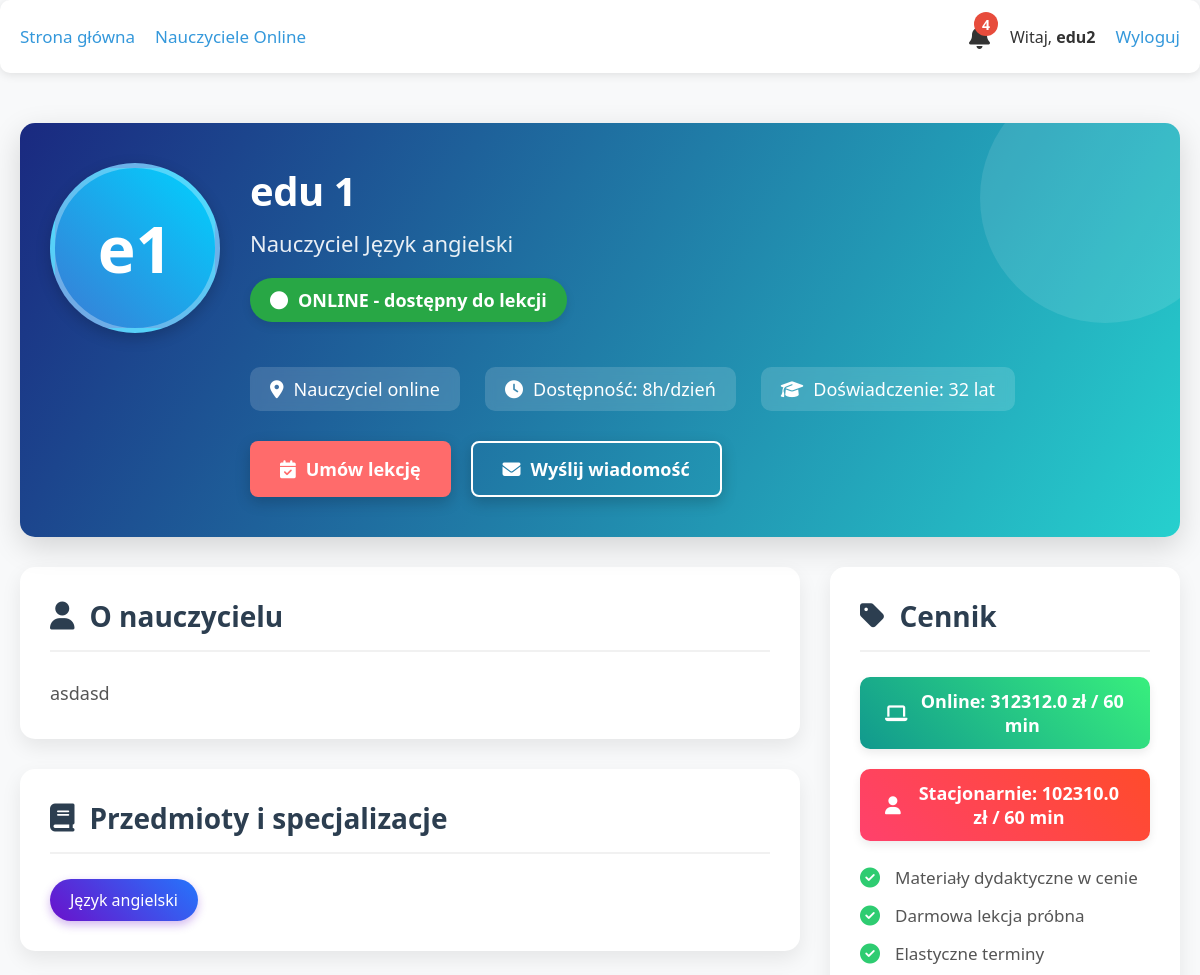
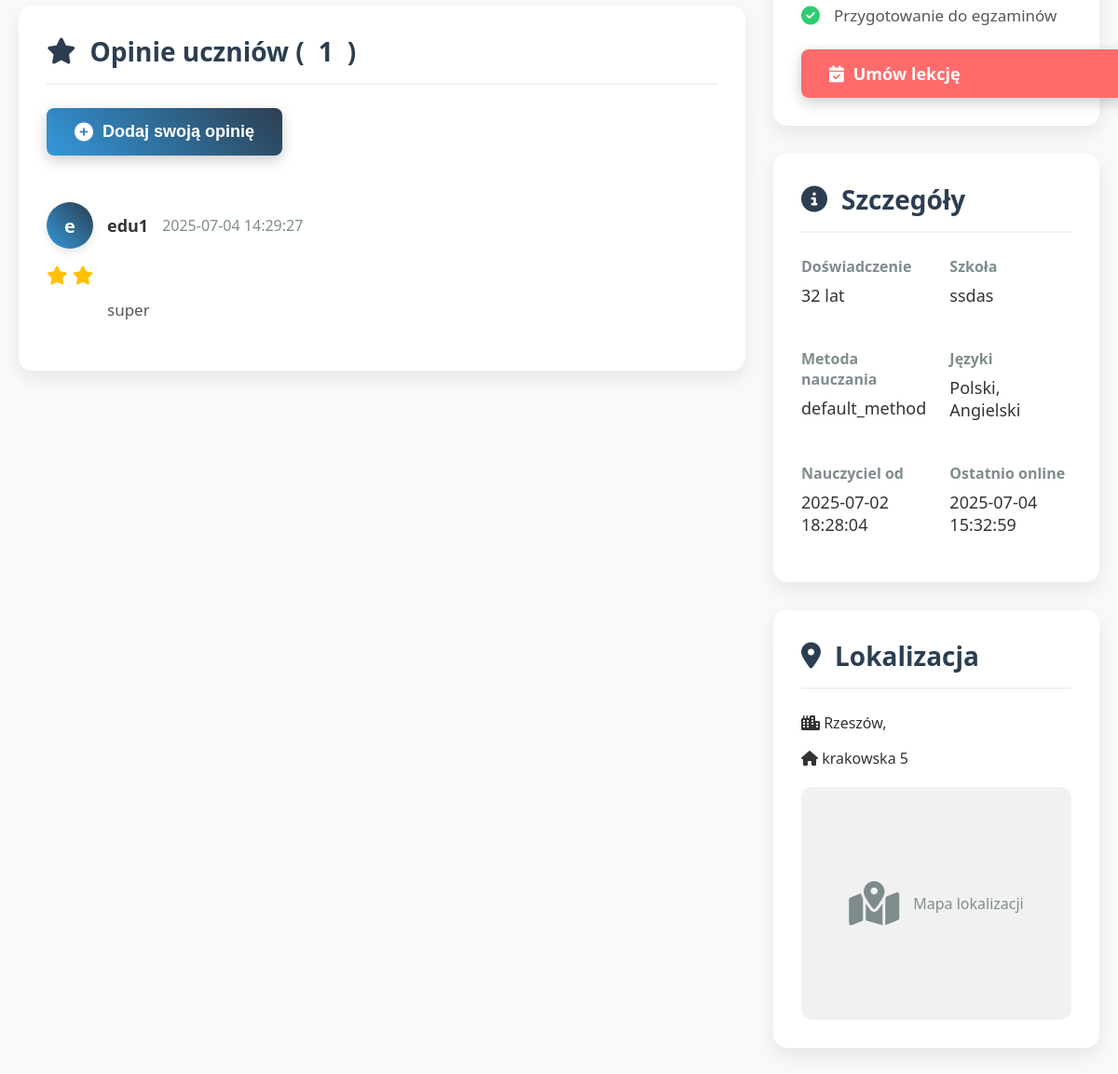
Page /teacher_profile/3 (signed in) on the committed database (2 pictures, top to bottom).
### tables this page shows
CREATE TABLE users (
                id INTEGER PRIMARY KEY AUTOINCREMENT,
                username TEXT UNIQUE NOT NULL,
                email TEXT UNIQUE NOT NULL,
                hash TEXT NOT NULL,
                role INTEGER DEFAULT 0,
                voivodeship TEXT,
                regional_teacher_id INTEGER,
                first_name TEXT,
                last_name TEXT,
                phone TEXT,
                school TEXT,
                subjects TEXT,
                experience_years INTEGER,
                bio TEXT,
                profile_picture TEXT,
                created_at TIMESTAMP DEFAULT CURRENT_TIMESTAMP,
                is_online INTEGER DEFAULT 0,
                last_online TIMESTAMP,
                teaching_modes TEXT DEFAULT 'online',
                availability_hours INTEGER DEFAULT 8,
                parental_email TEXT,
                password_setup_token TEXT,
                token_expiry TIMESTAMP,
                password_reset_token TEXT,
                password_reset_expiry TIMESTAMP,
                tmethod TEXT DEFAULT 'default_method'
            );

CREATE TABLE reviews (
                id INTEGER PRIMARY KEY AUTOINCREMENT,
                teacher_id INTEGER NOT NULL,
                student_id INTEGER NOT NULL,
                content TEXT NOT NULL,
                created_at TIMESTAMP DEFAULT CURRENT_TIMESTAMP,
                rating INTEGER CHECK(rating BETWEEN 1 AND 5),
                FOREIGN KEY (teacher_id) REFERENCES users(id),
                FOREIGN KEY (student_id) REFERENCES users(id)
                );

CREATE TABLE teacher_pricing (
                teacher_id INTEGER PRIMARY KEY,
                price_online REAL NOT NULL DEFAULT 80.0,
                price_in_person REAL NOT NULL DEFAULT 100.0,
                updated_at TIMESTAMP DEFAULT CURRENT_TIMESTAMP,
                FOREIGN KEY (teacher_id) REFERENCES users (id)
            );

CREATE TABLE pins (
                id INTEGER PRIMARY KEY AUTOINCREMENT,
                title TEXT NOT NULL,
                description TEXT,
                region TEXT NOT NULL,
                city TEXT NOT NULL,
                address TEXT NOT NULL,
                lat REAL NOT NULL,
                lng REAL NOT NULL,
                created_by INTEGER NOT NULL,
                FOREIGN KEY (created_by) REFERENCES users (id)
            );

### app.py (the view)
@app.route("/teacher_profile/<int:teacher_id>")
def teacher_profile(teacher_id):
    if "user_id" not in session:
        flash("Musisz być zalogowany, aby przeglądać profile nauczycieli", "error")
        return redirect(url_for("login"))
    db = get_db()
    teacher = db.execute("""
        SELECT u.*, p.city, p.address, p.lat, p.lng,
               rt.username as regional_teacher_name
        FROM users u
        LEFT JOIN pins p ON u.id = p.created_by
        LEFT JOIN users rt ON u.regional_teacher_id = rt.id
        WHERE u.id = ? AND u.role IN (?, ?)
    """, (teacher_id, ROLE_TEACHER, ROLE_REGIONAL_TEACHER)).fetchone()
    if not teacher:
        flash("Nauczyciel nie istnieje", "error")
        return redirect(url_for("index"))
    teacher = row_to_dict(teacher)
    availability = {}
    availability_rows = db.execute("""
        SELECT day_of_week, start_time, end_time, is_available, teaching_mode
        FROM teacher_availability
        WHERE teacher_id = ?
    """, (teacher_id,)).fetchall()
    for row in availability_rows:
        day = row['day_of_week']
        time_slot = f"{row['start_time']} - {row['end_time']}"
        if day not in availability:
            availability[day] = {}
        availability[day][time_slot] = {
            'available': row['is_available'],
            'mode': row['teaching_mode']
        }
    reviews = []
    if db:
        reviews = db.execute("""
            SELECT r.*, u.username as student_name
            FROM reviews r
            JOIN users u ON r.student_id = u.id
            WHERE r.teacher_id = ?
            ORDER BY r.created_at DESC
        """, (teacher_id,)).fetchall()
        reviews = rows_to_dict_list(reviews)
    pricing = db.execute("""
        SELECT price_online, price_in_person
        FROM teacher_pricing
        WHERE teacher_id = ?
    """, (teacher_id,)).fetchone()
    if not pricing:
        pricing = {"price_online": "brak danych", "price_in_person": "brak danych"}
    unread_notifications = 0
    if 'user_id' in session:
        user_id = session['user_id']
        unread_notifications = db.execute("""
                SELECT COUNT(*) as count
                FROM notifications
                WHERE user_id = ? AND is_read = 0
            """, (user_id,)).fetchone()["count"]
    return render_template("teacher_profile.html",
                           teacher=teacher,
                           availability=availability,
                           reviews=reviews,
                           time_slots=generate_time_slots(),
                           datetime=datetime,
                           pricing=pricing,
                           logged_in='user_id' in session,
                           session=session,
                           unread_notifications=unread_notifications)

### templates/teacher_profile.html (shortened to what this page needs)
<!DOCTYPE html>
<html lang="pl">
<head>
    <link rel="stylesheet" href="https://cdnjs.cloudflare.com/ajax/libs/font-awesome/6.4.0/css/all.min.css">
</head>
<body>
    <div class="nav">
        <div class="nav-left">
            <a href="{{ url_for('index') }}">Strona główna</a>
            <a href="{{ url_for('online_teachers') }}">Nauczyciele Online</a>
        </div>
        <div class="nav-right">
            {% if logged_in %}
                <div class="notification-icon">
                    <i class="fas fa-bell"></i>
                    {% if unread_notifications > 0 %}
                        <span class="notification-badge">{{ unread_notifications }}</span>
                    {% endif %}
                </div>
                <span>Witaj, <strong>{{ session.username }}</strong></span>
                <a href="{{ url_for('logout') }}">Wyloguj</a>
            {% else %}
                <a href="{{ url_for('login') }}">Logowanie</a>
                <a href="{{ url_for('register') }}">Rejestracja</a>
            {% endif %}
        </div>
    </div>
    <div class="container">
        <div class="profile-header">
            <div class="avatar-container">
                <div class="teacher-avatar">
                    {{ teacher.first_name[0] }}{{ teacher.last_name[0] }}
                </div>
            </div>
            <div class="profile-info">
                <h1 class="teacher-name">{{ teacher.first_name }} {{ teacher.last_name }}</h1>
                <div class="teacher-title">Nauczyciel {{ teacher.subjects.split(', ')[0] }}</div>
                <div class="status-badge">
                    <i class="fas fa-circle"></i> ONLINE - dostępny do lekcji
                </div>
                <div class="contact-info">
                    <div class="contact-item">
                        <i class="fas fa-map-marker-alt"></i>
                        {% if teacher.voivodeship %}
                            {{ teacher.voivodeship }}{% if teacher.city %}, {{ teacher.city }}{% endif %}
                        {% else %}
                            Nauczyciel online
                        {% endif %}
                    </div>
                    <div class="contact-item">
                        <i class="fas fa-clock"></i>
                        Dostępność: {{ teacher.availability_hours }}h/dzień
                    </div>
                    <div class="contact-item">
                        <i class="fas fa-graduation-cap"></i>
                        Doświadczenie: {{ teacher.experience_years }} lat
                    </div>
                </div>
                <div class="profile-actions">
                    <a href="{{ url_for('book_teacher', teacher_id=teacher.id) }}" class="btn btn-primary">
                        <i class="fas fa-calendar-check"></i> Umów lekcję
                    </a>
                    <a href="#" class="btn btn-outline">
                        <i class="fas fa-envelope"></i> Wyślij wiadomość
                    </a>
                </div>
            </div>
        </div>
        <div class="profile-content">
            <div class="main-content">
                <div class="section">
                    <h2 class="section-title"><i class="fas fa-user"></i> O nauczycielu</h2>
                    <div class="about-content">
                        {{ teacher.bio or "Nauczyciel nie dodał jeszcze opisu swojego profilu." }}
                    </div>
                </div>
                <div class="section">
                    <h2 class="section-title"><i class="fas fa-book"></i> Przedmioty i specjalizacje</h2>
                    <div class="subjects-list">
                        {% for subject in teacher.subjects.split(', ') %}
                        <div class="subject-tag">{{ subject }}</div>
                        {% endfor %}
                    </div>
                </div>
                <div class="section">
                    <h2 class="section-title"><i class="fas fa-star"></i> Opinie uczniów (<span id="reviews-count">{{ reviews|length }}</span>)</h2>
                    {% if logged_in %}
                    <button id="show-review-form" class="add-review-btn">
                        <i class="fas fa-plus-circle"></i> Dodaj swoją opinię
                    </button>
                    {% else %}
                    <div class="alert alert-info">
                        <a href="{{ url_for('login') }}">Zaloguj się</a> aby dodać opinię
                    </div>
                    {% endif %}
                    <div class="reviews-container" id="reviews-container">
                        {% if reviews %}
                            {% for review in reviews %}
                            <div class="review">
                                <div class="review-header">
                                    <div class="review-avatar">{{ review.student_name[0] }}</div>
                                    <div class="review-name">{{ review.student_name }}</div>
                                    <div class="review-date">{{ review.created_at|format_date }}</div>
                                </div>
                                <div class="review-rating">
                                    {% for i in range(1, 6) %}
                                        <i class="fas fa-star{% if i > review.rating %}-o{% endif %}"></i>
                                    {% endfor %}
                                </div>
                                <div class="review-content">
                                    {{ review.content }}
                                </div>
                            </div>
                            {% endfor %}
                        {% else %}
                            <div class="no-reviews">
                                <i class="far fa-frown"></i>
                                <h3>Brak opinii</h3>
                                <p>Ten nauczyciel nie ma jeszcze żadnych opinii.</p>
                            </div>
                        {% endif %}
                    </div>
                </div>
            </div>
            <div class="sidebar">
                <div class="section booking-card">
                    <h2 class="section-title"><i class="fas fa-tag"></i> Cennik</h2>
                    <div class="modes-list">
                        <div class="mode-tag mode-online">
                            <i class="fas fa-laptop"></i> Online: {{ pricing.price_online }} zł / 60 min
                        </div>
                        <div class="mode-tag mode-in-person">
                            <i class="fas fa-user"></i> Stacjonarnie: {{ pricing.price_in_person }} zł / 60 min
                        </div>
                    </div>
                    <div class="booking-features">
                        <div class="feature-item">
                            <i class="fas fa-check-circle"></i>
                            <span>Materiały dydaktyczne w cenie</span>
                        </div>
                        <div class="feature-item">
                            <i class="fas fa-check-circle"></i>
                            <span>Darmowa lekcja próbna</span>
                        </div>
                        <div class="feature-item">
                            <i class="fas fa-check-circle"></i>
                            <span>Elastyczne terminy</span>
                        </div>
                        <div class="feature-item">
                            <i class="fas fa-check-circle"></i>
                            <span>Przygotowanie do egzaminów</span>
                        </div>
                    </div>
                    <a href="{{ url_for('book_teacher', teacher_id=teacher.id) }}" class="btn btn-primary" style="width: 100%;">
                        <i class="fas fa-calendar-check"></i> Umów lekcję
                    </a>
                </div>
                <div class="section">
                    <h2 class="section-title"><i class="fas fa-info-circle"></i> Szczegóły</h2>
                    <div class="info-grid">
                        <div class="info-item">
                            <div class="info-label">Doświadczenie</div>
                            <div class="info-value">{{ teacher.experience_years }} lat</div>
                        </div>
                        <div class="info-item">
                            <div class="info-label">Szkoła</div>
                            <div class="info-value">{{ teacher.school or 'Nie podano' }}</div>
                        </div>
                        <div class="info-item">
                            <div class="info-label">Metoda nauczania</div>
                            <div class="info-value">{{ teacher.tmethod or 'Tradycyjna' }}</div>
                        </div>
                        <div class="info-item">
                            <div class="info-label">Języki</div>
                            <div class="info-value">Polski, Angielski</div>
                        </div>
                        <div class="info-item">
                            <div class="info-label">Nauczyciel od</div>
                            <div class="info-value">{{ teacher.created_at|format_date }}</div>
                        </div>
                        <div class="info-item">
                            <div class="info-label">Ostatnio online</div>
                            <div class="info-value">{{ teacher.last_online|format_datetime }}</div>
                        </div>
                    </div>
                </div>
                <div class="section">
                    <h2 class="section-title"><i class="fas fa-map-marker-alt"></i> Lokalizacja</h2>
                    {% if teacher.city %}
                    <p><i class="fas fa-city"></i> {{ teacher.city }}, {{ teacher.voivodeship }}</p>
                    <p><i class="fas fa-home"></i> {{ teacher.address or 'Nie podano adresu' }}</p>
                    <div id="mini-map" style="height: 250px; margin-top: 20px; border-radius: 12px; overflow: hidden; background: #f1f1f1; display: flex; align-items: center; justify-content: center; color: #7f8c8d;">
                        <i class="fas fa-map-marked-alt" style="font-size: 48px;"></i>
                        <p style="margin-left: 15px;">Mapa lokalizacji</p>
                    </div>
                    {% else %}
                    <p>Nauczyciel prowadzi wyłącznie lekcje online</p>
                    {% endif %}
                </div>
            </div>
        </div>
    </div>
</body>
</html>

### rows in the picture
users: first_name "e", last_name "1", first_name "edu", subjects "Język angielski", availability_hours "8", experience_years "32", bio "asdasd", school "ssdas", tmethod "default_method", created_at "2025-07-02 18:28:04", last_online "2025-07-04 15:32:59"
reviews: username "e", student_name "edu1", created_at "2025-07-04 14:29:27", rating 2 (drawn), content "super"
teacher_pricing: price_online "312312.0", price_in_person "102310.0"
pins: city "Rzeszów", address "krakowska 5"

### other values in the picture
{{ unread_notifications }} "4"
{{ session.username }} "edu2"
{{ reviews|length }} "1"
